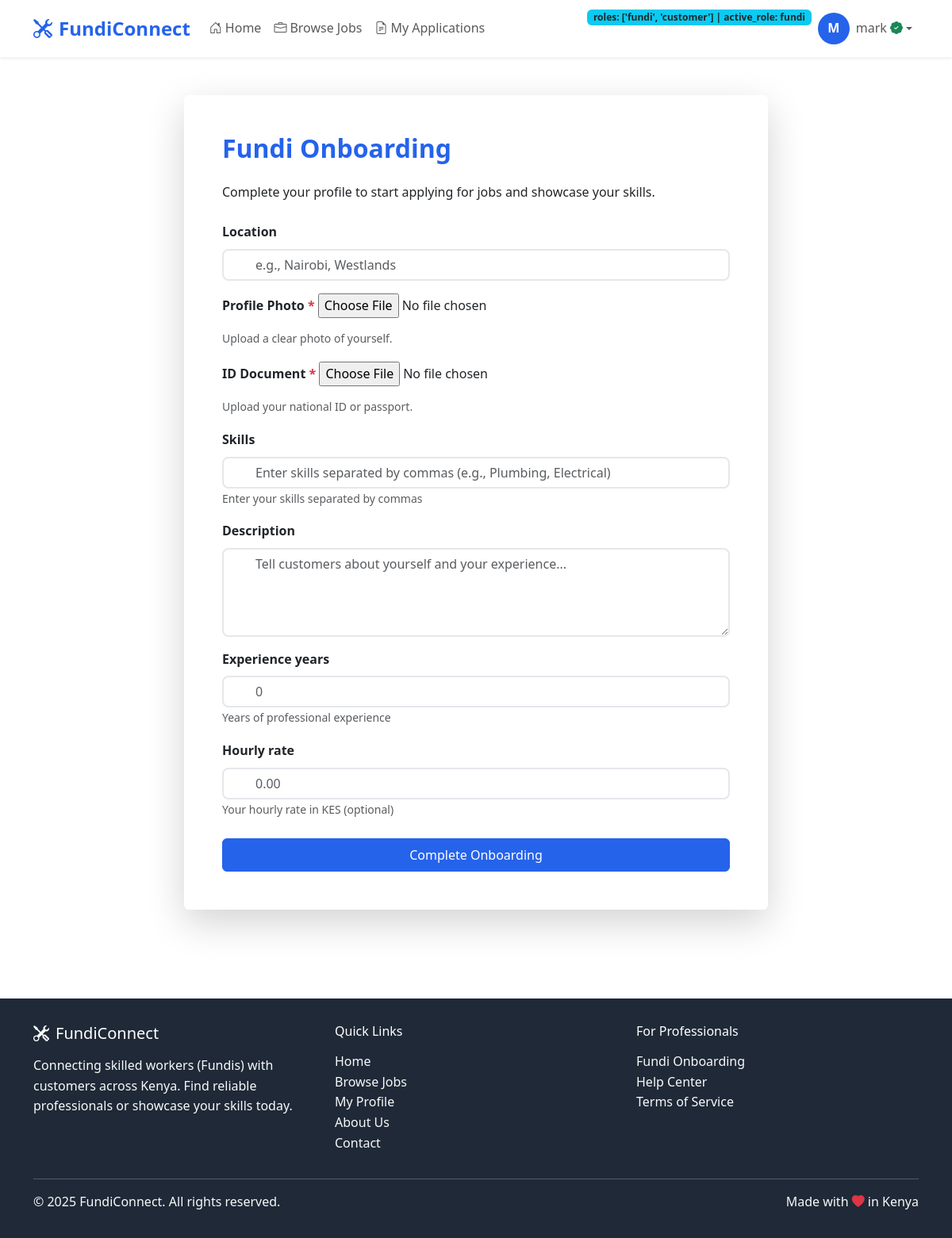
/users/fundi-onboarding/ (signed in), run on the app's committed database.
### users/models.py (models this page shows, shortened)
class User(AbstractUser):
    email = models.EmailField(unique=True)
    roles = models.JSONField(default=list)  # e.g. ["customer", "fundi"]
    active_role = models.CharField(max_length=10, default="customer")
    phone_number = models.CharField(max_length=20, blank=True)
    phone_verified = models.BooleanField(default=False)
    otp_code = models.CharField(max_length=6, blank=True)
    otp_created_at = models.DateTimeField(null=True, blank=True)
    location = models.CharField(max_length=100, blank=True)
    latitude = models.DecimalField(max_digits=9, decimal_places=6, null=True, blank=True)
    longitude = models.DecimalField(max_digits=9, decimal_places=6, null=True, blank=True)
    profile_photo = models.ImageField(upload_to='customer_photos/', null=True, blank=True)
    id_document = models.ImageField(upload_to='customer_ids/', null=True, blank=True)
    date_joined = models.DateTimeField(auto_now_add=True)
    is_verified = models.BooleanField(default=False)
    onboarding_complete = models.BooleanField(default=False)
    USERNAME_FIELD = 'email'
    REQUIRED_FIELDS = ['username']

### users/views.py (the view)
# urls.py: path('fundi-onboarding/', views.fundi_onboarding, name='fundi_onboarding'),
@login_required
def fundi_onboarding(request):
    if 'fundi' not in getattr(request.user, 'roles', []):
        messages.error(request, "You don't have the Fundi role. Please enable the Fundi role first.")
        return redirect('dashboard')
    if request.user.active_role != 'fundi':
        messages.info(request, 'Please switch to Fundi mode to continue onboarding.')
        return redirect('dashboard')
    if request.user.onboarding_complete:
        return redirect('dashboard')
    if request.method == 'POST':
        form = FundiOnboardingForm(request.POST, request.FILES)
        if form.is_valid():
            fundi_profile, created = FundiProfile.objects.get_or_create(user=request.user)
            fundi_profile.skills = form.cleaned_data['skills']
            fundi_profile.description = form.cleaned_data['description']
            fundi_profile.experience_years = form.cleaned_data['experience_years']
            fundi_profile.hourly_rate = form.cleaned_data['hourly_rate']
            fundi_profile.profile_photo = form.cleaned_data['profile_photo']
            fundi_profile.id_document = form.cleaned_data['id_document']
            fundi_profile.verification_status = 'pending'
            fundi_profile.save()
            request.user.location = form.cleaned_data['location']
            request.user.onboarding_complete = True
            request.user.save()
            portfolio_images = request.FILES.getlist('portfolio_images')
            for image in portfolio_images:
                PortfolioImage.objects.create(fundi=fundi_profile, image=image)
            messages.success(request, 'Your Fundi profile has been created successfully!')
            return redirect('dashboard')
    else:
        form = FundiOnboardingForm()
    return render(request, 'users/fundi_onboarding.html', {'form': form})

### templates/users/fundi_onboarding.html (shortened to what this page needs)
{% extends 'base/base.html' %}
{% block content %}
<section class="container py-5">
  <div class="row justify-content-center">
    <div class="col-md-8">
      <div class="card shadow-lg">
        <div class="card-body p-5">
          <h2 class="fw-bold text-primary mb-4">Fundi Onboarding</h2>
          <p class="mb-4">Complete your profile to start applying for jobs and showcase your skills.</p>
          <form method="post" enctype="multipart/form-data">
            {% for field in form %}
              {% if field.name == 'profile_photo' %}
                <div class="mb-3">
                  <label for="profile_photo" class="form-label fw-semibold">Profile Photo <span class="text-danger">*</span></label>
                  {{ field }}
                  <small class="form-text text-muted">Upload a clear photo of yourself.</small>
                </div>
              {% elif field.name == 'id_document' %}
                <div class="mb-3">
                  <label for="id_document" class="form-label fw-semibold">ID Document <span class="text-danger">*</span></label>
                  {{ field }}
                  <small class="form-text text-muted">Upload your national ID or passport.</small>
                </div>
              {% else %}
                <div class="mb-3">
                  <label for="{{ field.id_for_label }}" class="form-label fw-semibold">{{ field.label }}</label>
                  {{ field }}
                  {% if field.help_text %}
                    <small class="form-text text-muted">{{ field.help_text }}</small>
                  {% endif %}
                </div>
              {% endif %}
            {% endfor %}
            <button type="submit" class="btn btn-primary w-100 py-2 mt-2">Complete Onboarding</button>
          </form>
        </div>
      </div>
    </div>
  </div>
</section>
{% endblock %}

### templates/base/base.html (shortened to what this page needs)
<!DOCTYPE html>
<html lang="en">
<head>
    <link href="https://cdn.jsdelivr.net/npm/bootstrap@5.3.0/dist/css/bootstrap.min.css" rel="stylesheet">
    <link href="https://cdn.jsdelivr.net/npm/bootstrap-icons@1.10.0/font/bootstrap-icons.css" rel="stylesheet">
</head>
<body>
    <nav class="navbar navbar-expand-lg navbar-light bg-white shadow-sm sticky-top">
        <div class="container">
            <a class="navbar-brand" href="{% url 'dashboard' %}">
                <i class="bi bi-tools me-2"></i>FundiConnect
            </a>
            <div class="collapse navbar-collapse" id="navbarNav">
                <ul class="navbar-nav me-auto">
                    <li class="nav-item">
                        <a class="nav-link" href="{% url 'dashboard' %}">
                            <i class="bi bi-house-door me-1"></i>Home
                        </a>
                    </li>
                    <li class="nav-item">
                        {% if user.is_authenticated %}
                            <a class="nav-link" href="{% url 'job_list' %}">
                                <i class="bi bi-briefcase me-1"></i>Browse Jobs
                            </a>
                        {% else %}
                            <a class="nav-link" href="{% url 'dashboard' %}#popular-services">
                                <i class="bi bi-briefcase me-1"></i>Browse Jobs
                            </a>
                        {% endif %}
                    </li>
                    {% if user.is_authenticated %}
                        {% if user.active_role == 'customer' %}
                            <li class="nav-item">
                                <a class="nav-link" href="{% url 'jobs:job_create' %}">
                                    <i class="bi bi-plus-circle me-1"></i>Post a Job
                                </a>
                            </li>
                            <li class="nav-item">
                                <a class="nav-link" href="{% url 'jobs:my_jobs' %}">
                                    <i class="bi bi-list-ul me-1"></i>My Jobs
                                </a>
                            </li>
                        {% elif user.active_role == 'fundi' %}
                            <li class="nav-item">
                                    <a class="nav-link" href="{% url 'jobs:my_applications' %}">
                                    <i class="bi bi-file-earmark-text me-1"></i>My Applications
                                </a>
                            </li>
                        {% endif %}
                    {% endif %}
                </ul>
                <ul class="navbar-nav">
                    {% if user.is_authenticated %}
                        <li class="nav-item">
                            <span class="badge bg-info text-dark">roles: {{ user.roles }} | active_role: {{ user.active_role }}</span>
                        </li>
                        <li class="nav-item dropdown">
                            <a class="nav-link dropdown-toggle d-flex align-items-center" href="#" id="navbarDropdown" role="button" data-bs-toggle="dropdown">
                                {% if user.active_role == 'fundi' and user.fundi_profile and user.fundi_profile.profile_photo %}
                                    <img src="{{ user.fundi_profile.profile_photo.url }}" class="profile-avatar me-2" style="object-fit:cover; width:40px; height:40px; border-radius:50%; border:2px solid #2563eb;" alt="Avatar">
                                {% elif user.active_role == 'customer' and user.profile_photo %}
                                    <img src="{{ user.profile_photo.url }}" class="profile-avatar me-2" style="object-fit:cover; width:40px; height:40px; border-radius:50%; border:2px solid #2563eb;" alt="Avatar">
                                {% else %}
                                    <div class="profile-avatar me-2">
                                        {{ user.first_name.0|default:user.email.0|upper }}
                                    </div>
                                {% endif %}
                                {{ user.first_name|default:user.email }}
                                {% if user.active_role == 'fundi' and user.is_verified %}
                                    <i class="bi bi-patch-check-fill text-success ms-1"></i>
                                {% endif %}
                            </a>
                        </li>
                    {% endif %}
                </ul>
            </div>
        </div>
    </nav>
    <main>
        {% block content %}{% endblock %}
    </main>
    <footer class="footer">
        <div class="container">
            <div class="row">
                <div class="col-md-4">
                    <h5 class="text-white mb-3">
                        <i class="bi bi-tools me-2"></i>FundiConnect
                    </h5>
                    <p class="text-light">
                        Connecting skilled workers (Fundis) with customers across Kenya.
                        Find reliable professionals or showcase your skills today.
                    </p>
                </div>
                <div class="col-md-4">
                    <h6 class="text-white mb-3">Quick Links</h6>
                    <ul class="list-unstyled">
                        <li><a href="{% url 'dashboard' %}" class="text-light text-decoration-none">Home</a></li>
                        <li><a href="{% url 'job_list' %}" class="text-light text-decoration-none">Browse Jobs</a></li>
                        <li><a href="{% url 'profile' %}" class="text-light text-decoration-none">My Profile</a></li>
                        <li><a href="{% url 'about' %}" class="text-light text-decoration-none">About Us</a></li>
                        <li><a href="{% url 'contact' %}" class="text-light text-decoration-none">Contact</a></li>
                    </ul>
                </div>
                <div class="col-md-4">
                    <h6 class="text-white mb-3">For Professionals</h6>
                    <ul class="list-unstyled">
                        {% if not user.is_authenticated %}
                            <li><a href="{% url 'signup' %}" class="text-light text-decoration-none">Join as Fundi</a></li>
                            <li><a href="{% url 'customer_signup' %}" class="text-light text-decoration-none">Join as Customer</a></li>
                        {% else %}
                            {% if 'fundi' in user.roles %}
                                <li><a href="{% url 'fundi_onboarding' %}" class="text-light text-decoration-none">Fundi Onboarding</a></li>
                            {% endif %}
                        {% endif %}
                        <li><a href="https://fundiconnect.co.ke/help" class="text-light text-decoration-none" target="_blank">Help Center</a></li>
                        <li><a href="https://fundiconnect.co.ke/terms" class="text-light text-decoration-none" target="_blank">Terms of Service</a></li>
                    </ul>
                </div>
            </div>
            <hr class="text-light">
            <div class="row">
                <div class="col-md-6">
                    <p class="text-light mb-0">&copy; 2025 FundiConnect. All rights reserved.</p>
                </div>
                <div class="col-md-6 text-md-end">
                    <p class="text-light mb-0">Made with <i class="bi bi-heart-fill text-danger"></i> in Kenya</p>
                </div>
            </div>
        </div>
    </footer>
</body>
</html>

### templates/base/base.html (style rules this page uses)
:root { --primary-color: #2563eb; --primary-dark: #1d4ed8; --secondary-color: #10b981; --accent-color: #f59e0b; --text-dark: #1f2937; --text-light: #6b7280; }
body { font-family: 'Segoe UI', Tahoma, Geneva, Verdana, sans-serif; line-height: 1.6; color: var(--text-dark); }
.navbar-brand { font-weight: 700; font-size: 1.5rem; color: var(--primary-color) !important; }
.btn-primary { background-color: var(--primary-color); border-color: var(--primary-color); }
.text-primary { color: var(--primary-color) !important; }
.card { border: none; box-shadow: 0 4px 6px -1px rgba(0, 0, 0, 0.1); transition: transform 0.2s, box-shadow 0.2s; }
.footer { background-color: var(--text-dark); color: white; padding: 2rem 0; margin-top: 4rem; }
.profile-avatar { width: 40px; height: 40px; background: var(--primary-color); color: white; border-radius: 50%; display: flex; align-items: center; justify-content: center; font-weight: 600; }
.navbar-nav .nav-link { font-weight: 500; transition: color 0.2s ease; }
.form-control { border-radius: 0.5rem; border: 2px solid #e5e7eb; transition: border-color 0.3s, box-shadow 0.3s; padding-left: 2.5rem; position: relative; }

### data on the page
User: roles "['fundi', 'customer']", active_role "fundi", first_name.0 "M", first_name "mark"

### other printed values
{{ field.label }} "Location" "Skills" "Description" "Experience years" "Hourly rate"
{{ field.help_text }} "Enter your skills separated by commas" "Years of professional experience" "Your hourly rate in KES (optional)"
